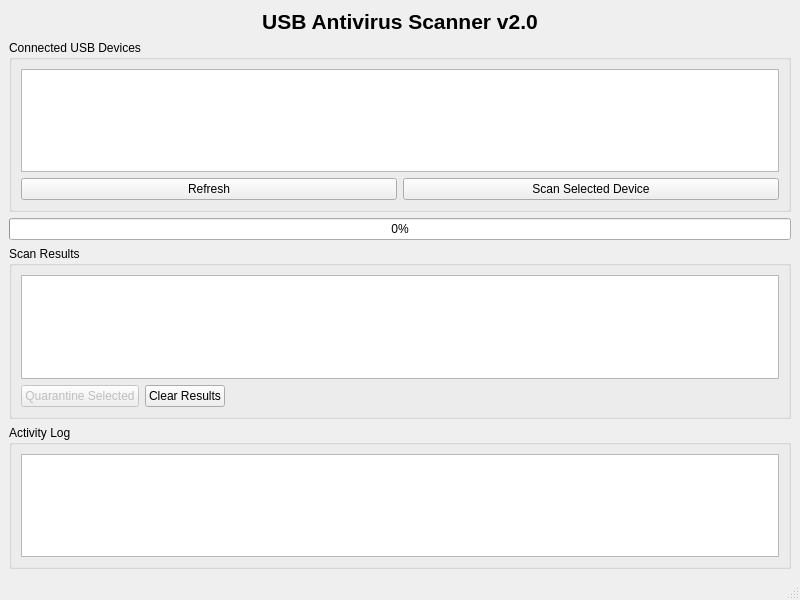
<?xml version="1.0" encoding="UTF-8"?>
<ui version="4.0">
 <class>MainWindow</class>
 <widget class="QMainWindow" name="MainWindow">
  <property name="geometry">
   <rect>
    <x>0</x>
    <y>0</y>
    <width>800</width>
    <height>600</height>
   </rect>
  </property>
  <property name="windowTitle">
   <string>USB Antivirus Scanner</string>
  </property>
  <widget class="QWidget" name="centralwidget">
   <layout class="QVBoxLayout" name="verticalLayout">
    <item>
     <widget class="QLabel" name="titleLabel">
      <property name="text">
       <string>USB Antivirus Scanner v2.0</string>
      </property>
      <property name="alignment">
       <set>Qt::AlignCenter</set>
      </property>
      <property name="font">
       <font>
        <pointsize>16</pointsize>
        <bold>true</bold>
       </font>
      </property>
     </widget>
    </item>
    <item>
     <widget class="QGroupBox" name="devicesGroup">
      <property name="title">
       <string>Connected USB Devices</string>
      </property>
      <layout class="QVBoxLayout">
       <item>
        <widget class="QListWidget" name="deviceList"/>
       </item>
       <item>
        <layout class="QHBoxLayout">
         <item>
          <widget class="QPushButton" name="refreshButton">
           <property name="text">
            <string>Refresh</string>
           </property>
          </widget>
         </item>
         <item>
          <widget class="QPushButton" name="scanButton">
           <property name="text">
            <string>Scan Selected Device</string>
           </property>
          </widget>
         </item>
        </layout>
       </item>
      </layout>
     </widget>
    </item>
    <item>
     <widget class="QProgressBar" name="progressBar">
      <property name="value">
       <number>0</number>
      </property>
     </widget>
    </item>
    <item>
     <widget class="QGroupBox" name="resultsGroup">
      <property name="title">
       <string>Scan Results</string>
      </property>
      <layout class="QVBoxLayout">
       <item>
        <widget class="QTableWidget" name="resultsTable">
         <property name="selectionBehavior">
          <enum>QAbstractItemView::SelectRows</enum>
         </property>
        </widget>
       </item>
       <item>
        <layout class="QHBoxLayout">
         <item>
          <widget class="QPushButton" name="quarantineSelectedButton">
           <property name="text">
            <string>Quarantine Selected</string>
           </property>
           <property name="enabled">
            <bool>false</bool>
           </property>
          </widget>
         </item>
         <item>
          <widget class="QPushButton" name="clearResultsButton">
           <property name="text">
            <string>Clear Results</string>
           </property>
          </widget>
         </item>
         <item>
          <spacer name="horizontalSpacer">
           <property name="orientation">
            <enum>Qt::Horizontal</enum>
           </property>
           <property name="sizeHint" stdset="0">
            <size>
             <width>40</width>
             <height>20</height>
            </size>
           </property>
          </spacer>
         </item>
        </layout>
       </item>
      </layout>
     </widget>
    </item>
    <item>
     <widget class="QGroupBox" name="logGroup">
      <property name="title">
       <string>Activity Log</string>
      </property>
      <layout class="QVBoxLayout">
       <item>
        <widget class="QTextEdit" name="logText">
         <property name="readOnly">
          <bool>true</bool>
         </property>
        </widget>
       </item>
      </layout>
     </widget>
    </item>
   </layout>
  </widget>
  <widget class="QMenuBar" name="menubar">
   <property name="geometry">
    <rect>
     <x>0</x>
     <y>0</y>
     <width>800</width>
     <height>22</height>
    </rect>
   </property>
  </widget>
  <widget class="QStatusBar" name="statusbar"/>
 </widget>
 <resources/>
 <connections/>
</ui>
